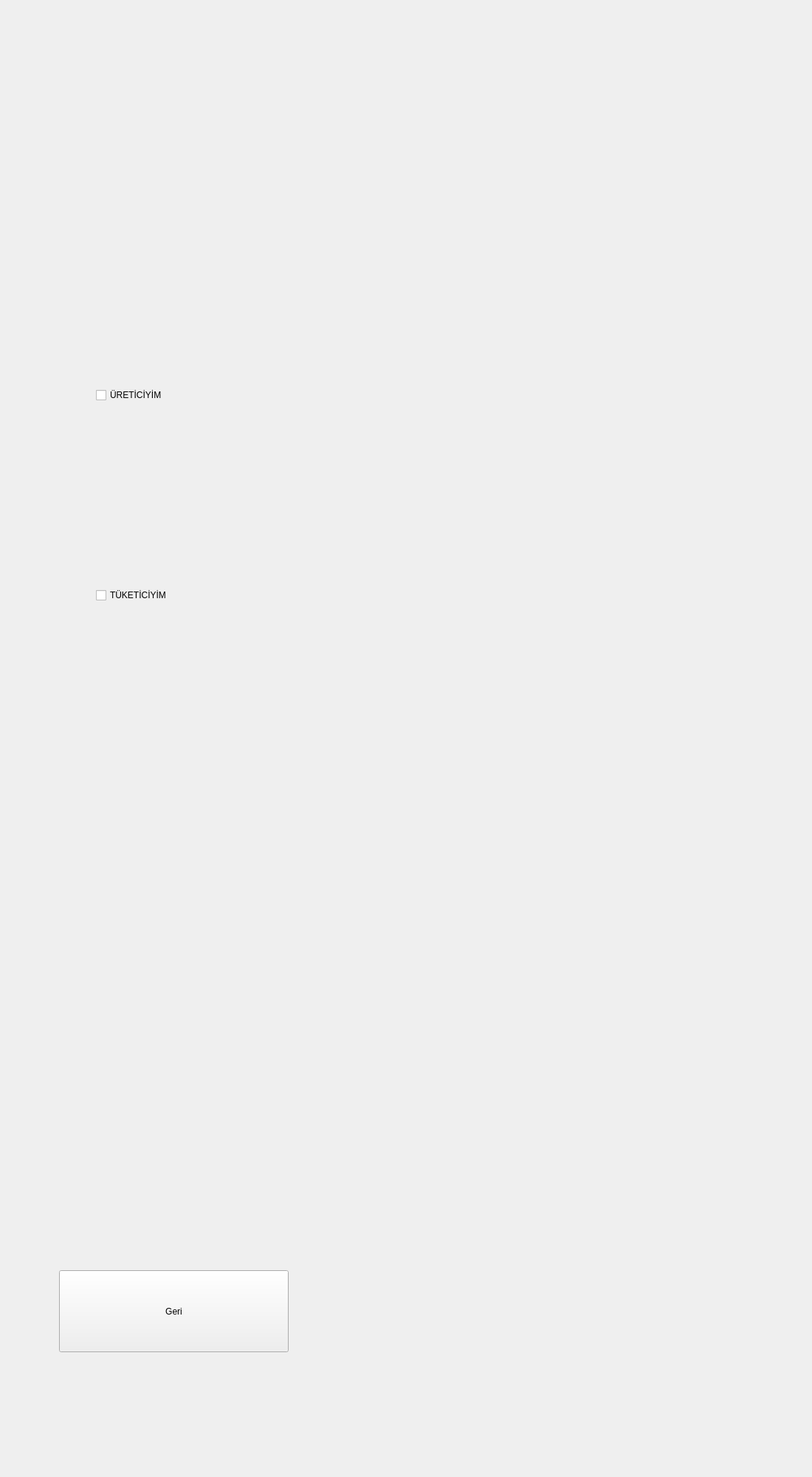
<?xml version="1.0" encoding="UTF-8"?>
<ui version="4.0">
 <class>TercihEkrani</class>
 <widget class="QWidget" name="TercihEkrani">
  <property name="geometry">
   <rect>
    <x>0</x>
    <y>0</y>
    <width>1100</width>
    <height>2000</height>
   </rect>
  </property>
  <property name="windowTitle">
   <string>Tercih Ekranı</string>
  </property>
  <widget class="QPushButton" name="pushButton4">
   <property name="geometry">
    <rect>
     <x>80</x>
     <y>1720</y>
     <width>311</width>
     <height>111</height>
    </rect>
   </property>
   <property name="styleSheet">
    <string notr="true">font: 75 20pt &quot;MS Shell Dlg 2&quot;;</string>
   </property>
   <property name="text">
    <string>Geri</string>
   </property>
  </widget>
  <widget class="QWidget" name="verticalLayoutWidget">
   <property name="geometry">
    <rect>
     <x>130</x>
     <y>280</y>
     <width>601</width>
     <height>781</height>
    </rect>
   </property>
   <layout class="QVBoxLayout" name="verticalLayout">
    <item>
     <widget class="QCheckBox" name="check_uretici">
      <property name="tabletTracking">
       <bool>false</bool>
      </property>
      <property name="styleSheet">
       <string notr="true">font: 75 30pt &quot;MS Shell Dlg 2&quot;;</string>
      </property>
      <property name="text">
       <string>ÜRETİCİYİM</string>
      </property>
      <property name="tristate">
       <bool>false</bool>
      </property>
     </widget>
    </item>
    <item>
     <widget class="QCheckBox" name="check_tuketici">
      <property name="styleSheet">
       <string notr="true">
font: 75 30pt &quot;MS Shell Dlg 2&quot;;</string>
      </property>
      <property name="text">
       <string>TÜKETİCİYİM</string>
      </property>
      <property name="iconSize">
       <size>
        <width>100</width>
        <height>100</height>
       </size>
      </property>
     </widget>
    </item>
   </layout>
  </widget>
 </widget>
 <resources/>
 <connections/>
</ui>
